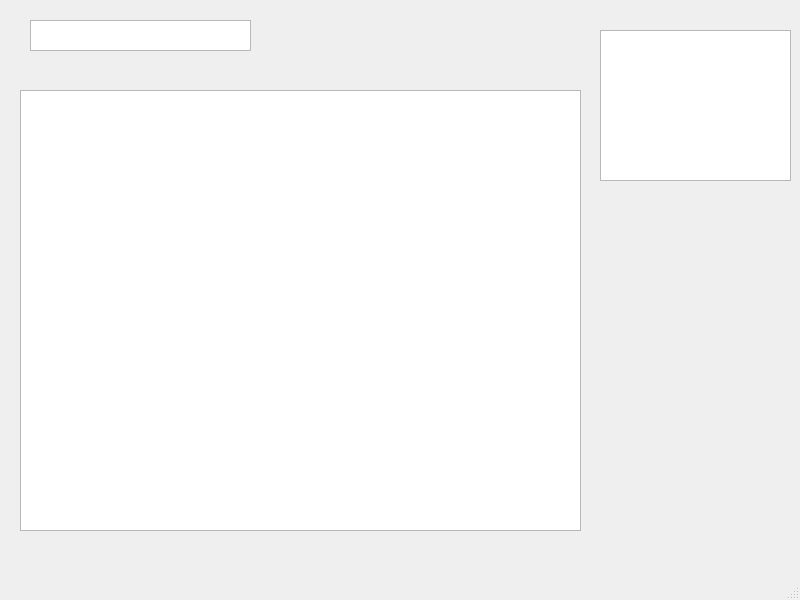
<?xml version="1.0" encoding="UTF-8"?>
<ui version="4.0">
 <class>MainWindow</class>
 <widget class="QMainWindow" name="MainWindow">
  <property name="geometry">
   <rect>
    <x>0</x>
    <y>0</y>
    <width>800</width>
    <height>600</height>
   </rect>
  </property>
  <property name="windowTitle">
   <string>MainWindow</string>
  </property>
  <widget class="QWidget" name="centralwidget">
   <widget class="QTableView" name="tableView">
    <property name="geometry">
     <rect>
      <x>20</x>
      <y>90</y>
      <width>561</width>
      <height>441</height>
     </rect>
    </property>
   </widget>
   <widget class="QPlainTextEdit" name="plainTextEdit">
    <property name="geometry">
     <rect>
      <x>30</x>
      <y>20</y>
      <width>221</width>
      <height>31</height>
     </rect>
    </property>
    <property name="readOnly">
     <bool>true</bool>
    </property>
   </widget>
   <widget class="QPlainTextEdit" name="plainTextEdit_2">
    <property name="geometry">
     <rect>
      <x>600</x>
      <y>30</y>
      <width>191</width>
      <height>151</height>
     </rect>
    </property>
    <property name="readOnly">
     <bool>true</bool>
    </property>
   </widget>
  </widget>
  <widget class="QMenuBar" name="menubar">
   <property name="geometry">
    <rect>
     <x>0</x>
     <y>0</y>
     <width>800</width>
     <height>21</height>
    </rect>
   </property>
  </widget>
  <widget class="QStatusBar" name="statusbar"/>
 </widget>
 <resources/>
 <connections/>
</ui>
